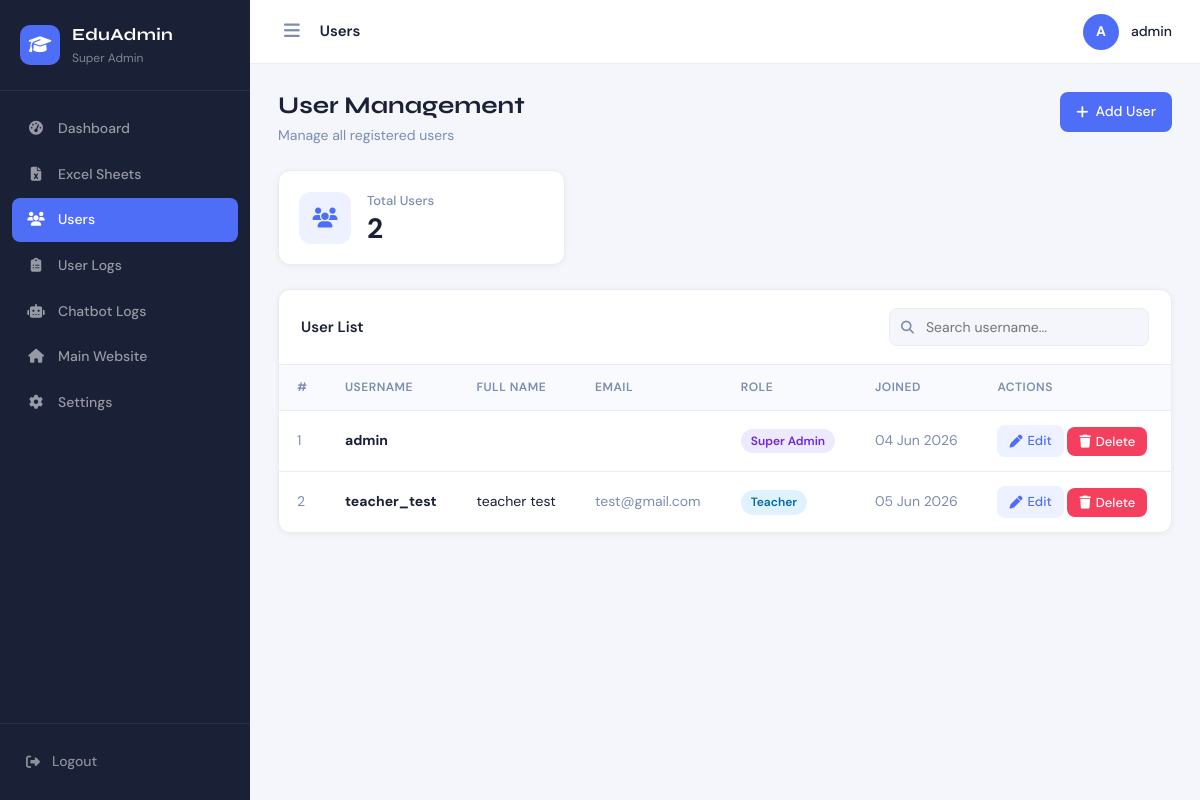
Page /admin-panel/users/ (signed in) on the earlier database version.
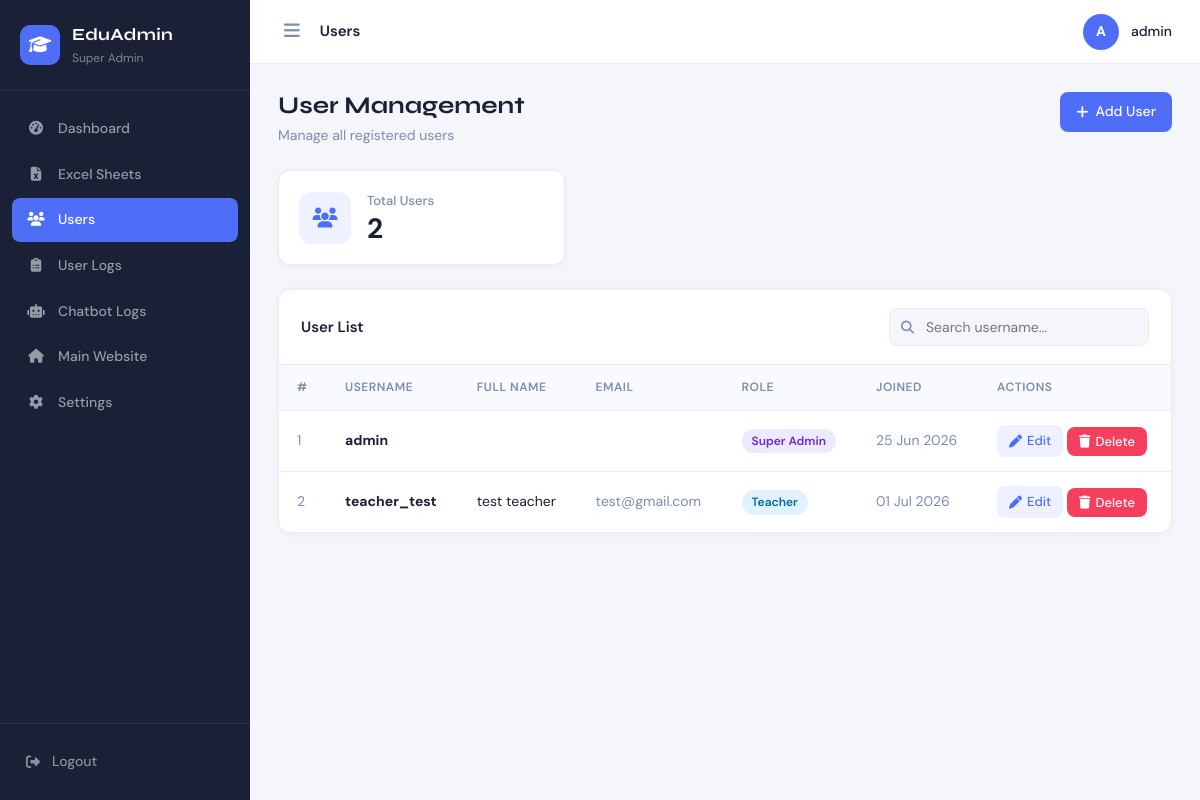
Same page on the later database version.
### excel_ai_chatbot/models.py (models this page shows, shortened)
class CustomUser(AbstractUser):
    ROLE_CHOICES = (
        ("superadmin", "Super Admin"),
        ("teacher", "Teacher"),
    )
    role = models.CharField(
        max_length=20,
        choices=ROLE_CHOICES,
        default="teacher"
    )

### admin_panel/views.py (the view)
# urls.py: path("users/", views.user_list_view, name="users"),
@superadmin_required
def user_list_view(request):
    search = request.GET.get("search", "")
    users = CustomUser.objects.all()
    if search:
        users = users.filter(username__icontains=search)
    return render(
        request, "admin_panel/user_list.html", {"users": users, "search": search}
    )

### admin_panel/views.py (called while the page is built)
def superadmin_required(view_func):
    @wraps(view_func)
    def wrapper(request, *args, **kwargs):
        if not request.user.is_authenticated:
            return redirect("login")
        if not hasattr(request.user, "role"):
            return redirect("login")
        if request.user.role != "superadmin":
            return redirect("dashboard")
        return view_func(request, *args, **kwargs)
    return wrapper

### admin_panel/templates/admin_panel/user_list.html (shortened to what this page needs)
{% extends 'admin_panel/base.html' %}
{% block breadcrumb %}Users{% endblock %}
{% block content %}
<div class="section-header">
  <div>
    <h1 class="section-title">User Management</h1>
    <p class="section-subtitle">Manage all registered users</p>
  </div>
  <a href="{% url 'register' %}" class="btn btn-primary"><i class="fa-solid fa-plus"></i> Add User</a>
</div>
<div class="stats-row stats-row-sm">
  <div class="stat-card">
    <div class="stat-icon-wrap clr-blue"><i class="fa-solid fa-users"></i></div>
    <div class="stat-body"><p class="stat-label">Total Users</p><h2 class="stat-value">{{ users.count }}</h2></div>
  </div>
</div>
<div class="data-card">
  <div class="data-card-header">
    <h3>User List</h3>
    <form method="GET" class="search-form">
      <input type="text" name="search" value="{{ search }}" placeholder="Search username..." class="search-input">
    </form>
  </div>
  <div class="table-scroll">
    <table class="data-table">
      <thead>
        <tr><th>#</th><th>Username</th><th>Full Name</th><th>Email</th><th>Role</th><th>Joined</th><th>Actions</th></tr>
      </thead>
      <tbody>
        {% for u in users %}
        <tr>
          <td class="muted">{{ u.id }}</td>
          <td><strong>{{ u.username }}</strong></td>
          <td>{{ u.first_name }} {{ u.last_name }}</td>
          <td class="muted">{{ u.email }}</td>
          <td>
            {% if u.role == 'superadmin' %}
              <span class="badge badge-purple">Super Admin</span>
            {% else %}
              <span class="badge badge-info">Teacher</span>
            {% endif %}
          </td>
          <td class="muted">{{ u.date_joined|date:"d M Y" }}</td>
          <td>
            <a href="{% url 'admin_panel:edit_user' u.id %}" class="btn btn-sm btn-edit"><i class="fa-solid fa-pen"></i> Edit</a>
            <form method="post" action="{% url 'admin_panel:delete_user' u.id %}" style="display:inline;" onsubmit="return confirm('Delete user {{ u.username }}?')">
              <button type="submit" class="btn btn-sm btn-danger"><i class="fa-solid fa-trash"></i> Delete</button>
            </form>
          </td>
        </tr>
        {% empty %}
        <tr><td colspan="7" class="empty-row"><i class="fa-solid fa-users"></i><br>No users found.</td></tr>
        {% endfor %}
      </tbody>
    </table>
  </div>
</div>
{% endblock %}

### admin_panel/templates/admin_panel/base.html (shortened to what this page needs)
{% load static %}
<!DOCTYPE html>
<html lang="en">
<head>
  <link rel="stylesheet" href="https://cdnjs.cloudflare.com/ajax/libs/font-awesome/6.7.2/css/all.min.css">
  <link rel="stylesheet" href="{% static 'admin_panel/css/admin.css' %}">
</head>
<body>
  {% include 'admin_panel/sidebar.html' %}
  <div class="main-content">
    <div class="topbar">
      <div class="topbar-left">
        <button class="sidebar-toggle" id="sidebarToggle"><i class="fa-solid fa-bars"></i></button>
        <span class="topbar-title">{% block breadcrumb %}Dashboard{% endblock %}</span>
      </div>
      <div class="topbar-right">
        <div class="topbar-avatar">{{ request.user.username|first|upper }}</div>
        <div class="topbar-username">{{ request.user.username }}</div>
      </div>
    </div>
    <div class="page-body">
      {% block content %}{% endblock %}
    </div>
  </div>
</body>
</html>

Differences in the rows shown:
changed CustomUser "admin": date_joined "04 Jun 2026" → "25 Jun 2026"
changed CustomUser "teacher_test": first_name "teacher" → "test"; last_name "test" → "teacher"; date_joined "05 Jun 2026" → "01 Jul 2026"
